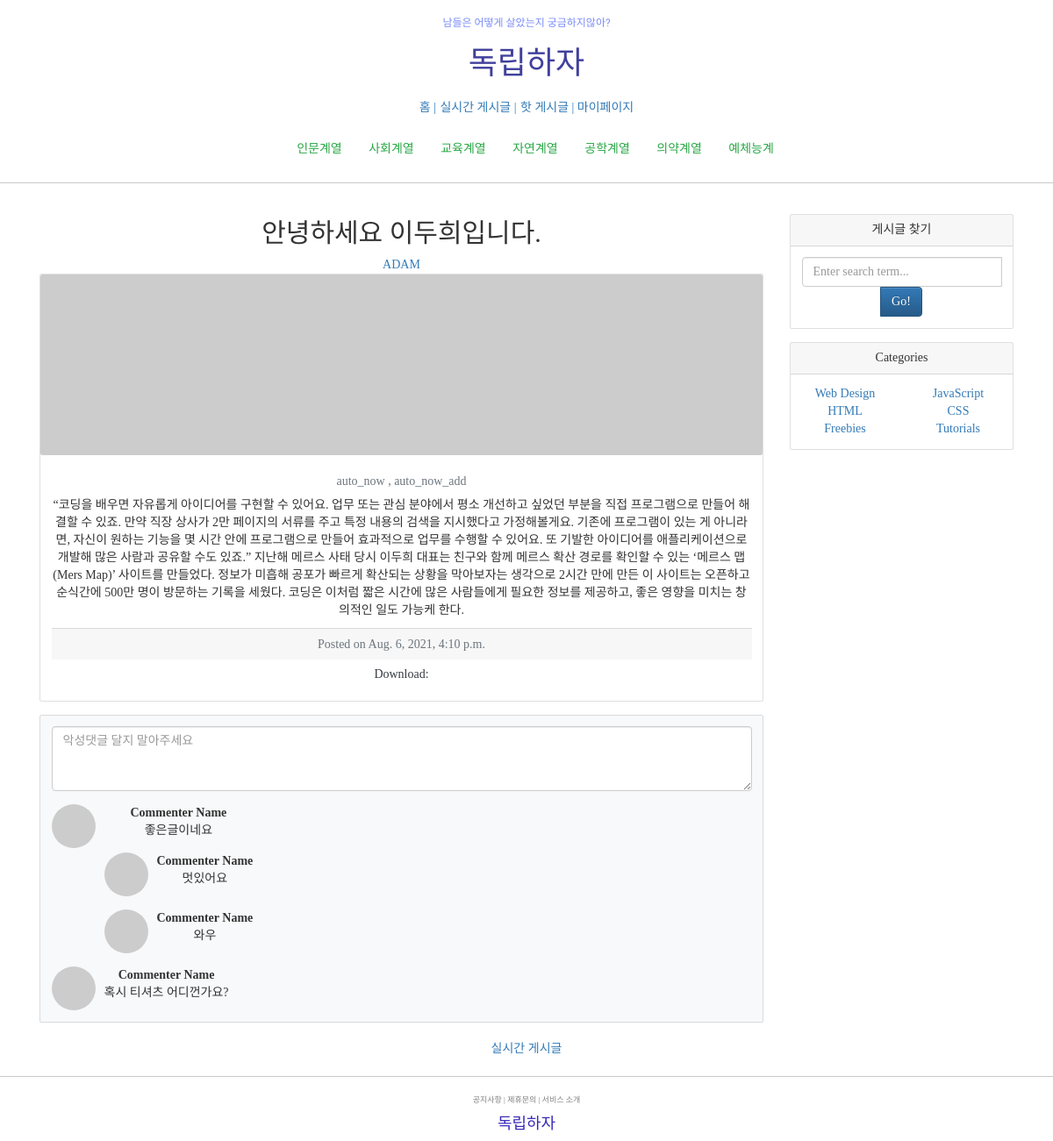
The app's page /blog/2/ with its own data.
### blog/models.py (models this page shows, shortened)
class Post(models.Model):
    title = models.CharField(max_length=30)
    hook_text =models.CharField(max_length=100, blank=True)
    content = models.TextField()
    head_image=models.ImageField(upload_to='blog/images/%Y/%m/%d/', blank=True)
    file_upload = models.FileField(upload_to='blog/files/%Y/%m/%d/', blank=True)
    created_at = models.DateTimeField(auto_now=True)
    updated_at = models.DateTimeField(auto_now=True)
    author = models.ForeignKey(User, null=True, on_delete=models.SET_NULL)

### blog/views.py (the view)
# urls.py: path('<int:pk>/', views.PostDetail.as_view()),
class PostDetail(DetailView):
    model = Post

### blog/templates/blog/post_detail.html (shortened to what this page needs)
 {% extends 'blog/base.html' %} {% block head_title %} {{post.title}} - Blog {% endblock%} {% block mainarea %}
<div style="text-align: center;">
    <div id="post-area">
        <div class="container my-3">
            <div class="row">
                <div class="col-md-3 col-lg-9" id="post-area">
                    <h2>{{post.title}}</h2>
                    <a href="#">{{post.author | upper }}</a>
                    <div class="card mb-4">
                        {% if post.head_image %}
                        <img class="img-fluid rounded" src="{{post.head_image.url}}" alt="{{ post.title }} head_image"> {% else %}
                        <img class="img-fluid rounded" src="https://picsum.photos/seed/{{post.id}}/800/200" alt="random_image"> {% endif%}
                        <div class="card-body">
                            <h5 class="text-muted">{{post.hook_text}}</h5>
                            <p class="card-text">{{post.content}}</p>
                            <div class="card-footer text-muted">
                                Posted on {{post.created_at}}
                            </div>
                            {% if post.file_upload %}
                            <a href="{{post.file_upload.url}}" class="btn btn-outline-dark" role="button" download>Download:
                            </a> {% endif %}
                        </div>
                    </div>
                </div>
                <div class="col-md-4 col-lg-3">
                    <div class="card my-4">
                        <div class="card-header">게시글 찾기</div>
                        <div class="card-body">
                            <div class="input-group">
                                <input class="form-control" type="text" placeholder="Enter search term..." aria-label="Enter search term..." aria-describedby="button-search" />
                                <button class="btn btn-primary" id="button-search" type="button">Go!</button>
                            </div>
                        </div>
                    </div>
                    <div class="card my-4">
                        <div class="card-header">Categories</div>
                        <div class="card-body">
                            <div class="row">
                                <div class="col-sm-6">
                                    <ul class="list-unstyled mb-0">
                                        <li><a href="#!">Web Design</a></li>
                                        <li><a href="#!">HTML</a></li>
                                        <li><a href="#!">Freebies</a></li>
                                    </ul>
                                </div>
                                <div class="col-sm-6">
                                    <ul class="list-unstyled mb-0">
                                        <li><a href="#!">JavaScript</a></li>
                                        <li><a href="#!">CSS</a></li>
                                        <li><a href="#!">Tutorials</a></li>
                                    </ul>
                                </div>
                            </div>
                        </div>
                    </div>
                </div>
                <div class="col-md-3 col-lg-9" id="comment-area">
                    <div class="card bg-light">
                        <div class="card-body">
                            <form class="mb-4"><textarea class="form-control" rows="3" placeholder="악성댓글 달지 말아주세요"></textarea></form>
                            <div class="d-flex mb-4">
                                <div class="flex-shrink-0"><img class="rounded-circle" src="https://dummyimage.com/50x50/ced4da/6c757d.jpg" alt="..." /></div>
                                <div class="ms-3">
                                    <div class="fw-bold">Commenter Name</div>
                                    좋은글이네요
                                    <div class="d-flex mt-4">
                                        <div class="flex-shrink-0"><img class="rounded-circle" src="https://dummyimage.com/50x50/ced4da/6c757d.jpg" alt="..." /></div>
                                        <div class="ms-3">
                                            <div class="fw-bold">Commenter Name</div>
                                            멋있어요
                                        </div>
                                    </div>
                                    <div class="d-flex mt-4">
                                        <div class="flex-shrink-0"><img class="rounded-circle" src="https://dummyimage.com/50x50/ced4da/6c757d.jpg" alt="..." /></div>
                                        <div class="ms-3">
                                            <div class="fw-bold">Commenter Name</div>
                                            와우
                                        </div>
                                    </div>
                                </div>
                            </div>
                            <div class="d-flex">
                                <div class="flex-shrink-0"><img class="rounded-circle" src="https://dummyimage.com/50x50/ced4da/6c757d.jpg" alt="..." /></div>
                                <div class="ms-3">
                                    <div class="fw-bold">Commenter Name</div>
                                    혹시 티셔츠 어디껀가요?
                                </div>
                            </div>
                        </div>
                    </div>
                </div>
            </div>
        </div>
        <a href="/blog/" style="text-align: center ;">실시간 게시글</a> {% endblock %}

### blog/static/base.css (style rules this page uses)
a { text-decoration: none; }

### records on screen
Post: title "안녕하세요 이두희입니다.", author "ADAM", hook_text "auto_now , auto_now_add", content "“코딩을 배우면 자유롭게 아이디어를 구현할 수 있어요. 업무 또는 관심 분야에서 평소 개선하고 싶었던 부분을 직접 프로그램으로 만들어 해결할 수 있죠. 만약 직장 상사가 2만 페이지의 서류를 주고 특정 내용의 검색을 지시했다고 가정해볼게요. 기존에 프로그램이 있는 게 아니라면, 자신이 원하는 기능을 몇 시간 안에 프로그램으로 만들어 효과적으로 업무를 수행할 수 있어요. 또 기발한 아이디어를 애플리케이션으로 개발해 많은 사람과 공유할 수도 있죠.” 지난해 메르스 사태 당시 이두희 대표는 친구와 함께 메르스 확산 경로를 확인할 수 있는 ‘메르스 맵(Mers Map)’ 사이트를 만들었다. 정보가 미흡해 공포가 빠르게 확산되는 상황을 막아보자는 생각으로 2시간 만에 만든 이 사이트는 오픈하고 순식간에 500만 명이 방문하는 기록을 세웠다. 코딩은 이처럼 짧은 시간에 많은 사람들에게 필요한 정보를 제공하고, 좋은 영향을 미치는 창의적인 일도 가능케 한다.", created_at "Aug. 6, 2021, 4:10 p.m."
